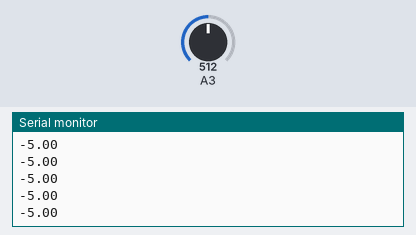
A sketch run on a simulated Arduino Uno, built with avr-gcc and run on an emulated ATmega328P. Shown: the last lines printed to the serial monitor. Inputs (shaded band) come from the test bench; at power-on: A3 = 512.

Above: at 1.3 s.
1.4 s: A3 set to 716
At 1.43 s:
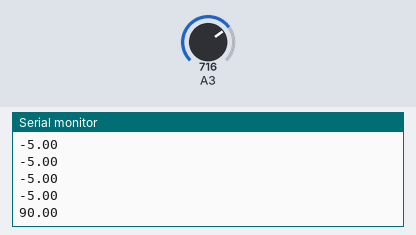
4.4 s: A3 set to 511
At 4.41 s:
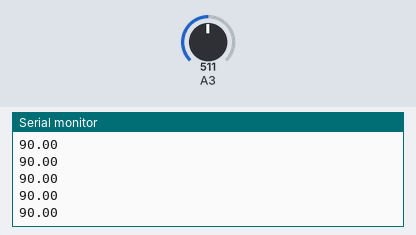
Timing chart, 0 to 7.4 s (numbered marks = the images above; inputs shaded):
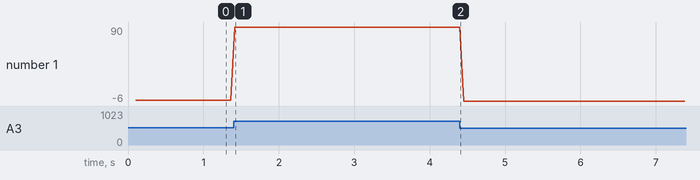

Measured:
- after the input at 1.4 s, the serial monitor: prints a new line at once (image 1)
- plotted number 1: -5 → 90 after the input at 1.4 s, 90 → -6 after the input at 4.4 s

The sketch:

Accelerometer.ino
```cpp
struct Accelerometer
{
  int x, y, z;
  int offset_x, offset_y, offset_z;
  int raw_x, raw_y, raw_z;
  float angle_x, angle_y, angle_z;
  float R;
};

struct Accelerometer accelero;

void setup()
{
  analogReference(EXTERNAL);
  Serial.begin(9600);
  delay(100);
}

void loop()
{
  accelero = readAndCalculateAccelerometer(accelero);

  Serial.print(accelero.angle_x); Serial.print("\t");
//  Serial.print(accelero.angle_y); Serial.print("\t");
//  Serial.print((accelero.angle_z); Serial.print("\t");

  Serial.print("\n");

  delay(50);
}

struct Accelerometer readAndCalculateAccelerometer(struct Accelerometer accelero)
{
  accelero.offset_x = 517;
  accelero.offset_y = 514;
  accelero.offset_z = 613;

  accelero.x = analogRead(A3);
//  accelero.y = analogRead(A);
//  accelero.z = analogRead(A);

  accelero.raw_x = accelero.x - accelero.offset_x;
//  accelero.raw_y = accelero.y - accelero.offset_y;
//  accelero.raw_z = accelero.z - accelero.offset_z;

  accelero.raw_x = constrain(accelero.raw_x, -90, 90);
//  accelero.raw_y = constrain(accelero.raw_y, -90, 90);
//  accelero.raw_z = constrain(accelero.raw_z, -90, 90);

  accelero.angle_x = (float)(accelero.raw_x);
//  accelero.angle_y = (float)(accelero.raw_y);
//  accelero.angle_z = (float)(accelero.raw_z);

  /*accelero.acc_x = (accelero.x - accelero.offset_x) / 102.3;
  accelero.acc_y = (accelero.y - accelero.offset_y) / 102.3;
  accelero.acc_z = (accelero.z - accelero.offset_z) / 102.3;
  accelero.acc_z++;

  accelero.R = sqrt(pow(accelero.acc_x,2)+pow(accelero.acc_y,2)+pow(accelero.acc_z,2)); //the force vector
  accelero.angle_x = acos(accelero.acc_x/accelero.R) * (180 / PI) - 90;
  accelero.angle_y = acos(accelero.acc_y/accelero.R) * (180 / PI) - 90;

  if(accelero.acc_z < 0) //360 degrees
  {
    if(accelero.angle_x < 0)
      accelero.angle_x = -180-accelero.angle_x;
    else
      accelero.angle_x = 180-accelero.angle_x;

    if(accelero.angle_y < 0)
      accelero.angle_y = -180-accelero.angle_y;
    else
      accelero.angle_y = 180-accelero.angle_y;
  }*/

  return accelero;
}
```
